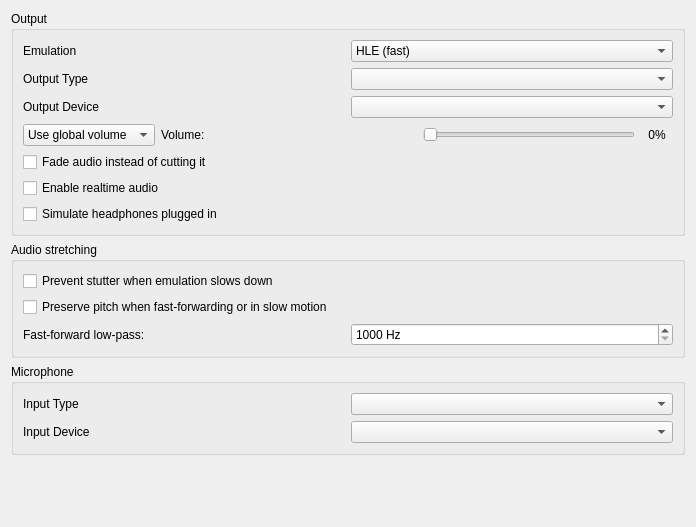
<?xml version="1.0" encoding="UTF-8"?>
<ui version="4.0">
 <class>ConfigureAudio</class>
 <widget class="QWidget" name="ConfigureAudio">
  <property name="geometry">
   <rect>
    <x>0</x>
    <y>0</y>
    <width>696</width>
    <height>527</height>
   </rect>
  </property>
  <layout class="QVBoxLayout">
   <item>
    <widget class="QGroupBox" name="groupBox">
     <property name="title">
      <string>Output</string>
     </property>
     <layout class="QVBoxLayout">
      <item>
      <widget class="QWidget" name="widget_emulation" native="true">
        <layout class="QHBoxLayout" name="horizontalLayout_emulation">
            <property name="leftMargin">
            <number>0</number>
            </property>
            <property name="topMargin">
            <number>0</number>
            </property>
            <property name="rightMargin">
            <number>0</number>
            </property>
            <property name="bottomMargin">
            <number>0</number>
            </property>
            <item>
            <widget class="QLabel" name="label_emulation">
            <property name="text">
            <string>Emulation</string>
            </property>
            </widget>
            </item>
            <item>
            <widget class="QComboBox" name="emulation_combo_box">
            <item>
            <property name="text">
                <string>HLE (fast)</string>
            </property>
            </item>
            <item>
            <property name="text">
                <string>LLE (accurate)</string>
            </property>
            </item>
            <item>
            <property name="text">
                <string>LLE multi-core</string>
            </property>
            </item>
            </widget>
            </item>
        </layout>
       </widget>
      </item>
      <item>
       <layout class="QGridLayout" name="output_layout" columnstretch="1,1">
        <item row="0" column="0">
         <widget class="QLabel" name="output_type_label">
          <property name="text">
           <string>Output Type</string>
          </property>
         </widget>
        </item>
        <item row="0" column="1">
         <widget class="QComboBox" name="output_type_combo_box"/>
        </item>
        <item row="1" column="0">
         <widget class="QLabel" name="output_device_label">
          <property name="text">
           <string>Output Device</string>
          </property>
         </widget>
        </item>
        <item row="1" column="1">
         <widget class="QComboBox" name="output_device_combo_box"/>
        </item>
       </layout>
      </item>
      <item>
       <widget class="QWidget" name="volume_layout" native="true">
        <layout class="QHBoxLayout" name="horizontalLayout_2">
         <property name="leftMargin">
          <number>0</number>
         </property>
         <property name="topMargin">
          <number>0</number>
         </property>
         <property name="rightMargin">
          <number>0</number>
         </property>
         <property name="bottomMargin">
          <number>0</number>
         </property>
         <item>
          <widget class="QComboBox" name="volume_combo_box">
           <item>
            <property name="text">
             <string>Use global volume</string>
            </property>
           </item>
           <item>
            <property name="text">
             <string>Set volume:</string>
            </property>
           </item>
          </widget>
         </item>
         <item>
          <widget class="QLabel" name="volume_label">
           <property name="text">
            <string>Volume:</string>
           </property>
          </widget>
         </item>
         <item>
          <spacer name="horizontalSpacer">
           <property name="orientation">
            <enum>Qt::Horizontal</enum>
           </property>
           <property name="sizeHint" stdset="0">
            <size>
             <width>30</width>
             <height>20</height>
            </size>
           </property>
          </spacer>
         </item>
         <item>
          <widget class="QSlider" name="volume_slider">
           <property name="sizePolicy">
            <sizepolicy hsizetype="Expanding" vsizetype="Fixed">
             <horstretch>0</horstretch>
             <verstretch>0</verstretch>
            </sizepolicy>
           </property>
           <property name="maximum">
            <number>100</number>
           </property>
           <property name="pageStep">
            <number>5</number>
           </property>
           <property name="orientation">
            <enum>Qt::Horizontal</enum>
           </property>
          </widget>
         </item>
         <item>
          <widget class="QLabel" name="volume_indicator">
           <property name="minimumSize">
            <size>
             <width>32</width>
             <height>0</height>
            </size>
           </property>
           <property name="text">
            <string notr="true">0%</string>
           </property>
           <property name="alignment">
            <set>Qt::AlignCenter</set>
           </property>
          </widget>
         </item>
        </layout>
       </widget>
      </item>
      <item>
       <widget class="QCheckBox" name="toggle_audio_ramp">
        <property name="toolTip">
         <string>&lt;html&gt;&lt;head/&gt;&lt;body&gt;&lt;p&gt;Fades audio out and back in when emulation pauses, loads a state or resets, and conceals brief dropouts by repeating the last of the waveform rather than holding a single sample, which is heard as a thump. Turn this off for hard cuts at those points.&lt;/p&gt;&lt;/body&gt;&lt;/html&gt;</string>
        </property>
        <property name="text">
         <string>Fade audio instead of cutting it</string>
        </property>
       </widget>
      </item>
      <item>
       <widget class="QCheckBox" name="toggle_realtime_audio">
        <property name="toolTip">
         <string>&lt;html&gt;&lt;head/&gt;&lt;body&gt;&lt;p&gt;Scales audio playback speed to account for drops in emulation framerate. This means that audio will play at full speed even while the application framerate is low. May cause audio desync issues.&lt;/p&gt;&lt;/body&gt;&lt;/html&gt;</string>
        </property>
        <property name="text">
         <string>Enable realtime audio</string>
        </property>
       </widget>
      </item>
      <item>
       <widget class="QCheckBox" name="simulate_headphones_plugged">
        <property name="toolTip">
         <string>&lt;html&gt;&lt;head/&gt;&lt;body&gt;&lt;p&gt;Simulates whether headphones are plugged in to the emulated 3DS system.&lt;/p&gt;&lt;/body&gt;&lt;/html&gt;</string>
        </property>
        <property name="text">
         <string>Simulate headphones plugged in</string>
        </property>
       </widget>
      </item>
     </layout>
    </widget>
   </item>
   <item>
    <widget class="QGroupBox" name="stretching_group">
     <property name="toolTip">
      <string>&lt;html&gt;&lt;head/&gt;&lt;body&gt;&lt;p&gt;Time-stretches audio so it stays continuous and keeps its pitch when the emulator is not producing samples at the rate the sound device consumes them. The two cases below are handled separately.&lt;/p&gt;&lt;/body&gt;&lt;/html&gt;</string>
     </property>
     <property name="title">
      <string>Audio stretching</string>
     </property>
     <layout class="QVBoxLayout" name="stretching_group_layout">
      <item>
       <widget class="QCheckBox" name="toggle_audio_stretching">
        <property name="toolTip">
         <string>&lt;html&gt;&lt;head/&gt;&lt;body&gt;&lt;p&gt;Stretches audio to cover brief slowdowns when your device cannot hold full speed, so they do not become stutter. Costs audio latency whenever this is enabled, not only while slow. Unless the option below is enabled, this handles fast-forward and slow motion as well.&lt;/p&gt;&lt;/body&gt;&lt;/html&gt;</string>
        </property>
        <property name="text">
         <string>Prevent stutter when emulation slows down</string>
        </property>
       </widget>
      </item>
      <item>
       <widget class="QCheckBox" name="toggle_speedup_audio">
        <property name="toolTip">
         <string>&lt;html&gt;&lt;head/&gt;&lt;body&gt;&lt;p&gt;Switches to a pitch-preserving stretcher while fast-forwarding or in slow motion, instead of dropping samples. Engages whenever the speed limit is set to anything other than 100%, or turned off entirely. With this off, the option above handles those speeds instead.&lt;/p&gt;&lt;/body&gt;&lt;/html&gt;</string>
        </property>
        <property name="text">
         <string>Preserve pitch when fast-forwarding or in slow motion</string>
        </property>
       </widget>
      </item>
      <item>
       <layout class="QHBoxLayout" name="speedup_lowpass_layout">
        <item>
         <widget class="QLabel" name="speedup_lowpass_label">
          <property name="toolTip">
           <string>&lt;html&gt;&lt;head/&gt;&lt;body&gt;&lt;p&gt;Softens harsh fast-forward audio: the cutoff is this value divided by the current speed, so faster playback is dulled more. Only applies above normal speed. The maximum turns the filter off.&lt;/p&gt;&lt;/body&gt;&lt;/html&gt;</string>
          </property>
          <property name="text">
           <string>Fast-forward low-pass:</string>
          </property>
         </widget>
        </item>
        <item>
         <widget class="QSpinBox" name="speedup_lowpass_spinbox">
          <property name="toolTip">
           <string>&lt;html&gt;&lt;head/&gt;&lt;body&gt;&lt;p&gt;Softens harsh fast-forward audio: the cutoff is this value divided by the current speed, so faster playback is dulled more. Only applies above normal speed. The maximum turns the filter off.&lt;/p&gt;&lt;/body&gt;&lt;/html&gt;</string>
          </property>
          <!-- The maximum is AudioCore::kSpeedupLowPassOff, the "do not filter" sentinel
               (audio_core/speedup_params.h). This pair mirrors the range on
               Settings::values.speedup_lowpass (common/settings.h); the Android app carries a
               third copy in SettingsFragmentPresenter.kt. -->
          <property name="minimum">
           <number>1000</number>
          </property>
          <property name="maximum">
           <number>48000</number>
          </property>
          <property name="singleStep">
           <number>500</number>
          </property>
          <property name="suffix">
           <string> Hz</string>
          </property>
         </widget>
        </item>
       </layout>
      </item>
     </layout>
    </widget>
   </item>
   <item>
    <widget class="QGroupBox" name="input_layout">
     <property name="title">
      <string>Microphone</string>
     </property>
     <layout class="QGridLayout" name="input_inner_layout" columnstretch="1,1">
      <item row="0" column="0">
       <widget class="QLabel" name="input_type_label">
        <property name="text">
         <string>Input Type</string>
        </property>
       </widget>
      </item>
      <item row="0" column="1">
       <widget class="QComboBox" name="input_type_combo_box"/>
      </item>
      <item row="1" column="0">
       <widget class="QLabel" name="input_device_label">
        <property name="text">
         <string>Input Device</string>
        </property>
       </widget>
      </item>
      <item row="1" column="1">
       <widget class="QComboBox" name="input_device_combo_box"/>
      </item>
     </layout>
    </widget>
   </item>
   <item>
    <spacer>
     <property name="orientation">
      <enum>Qt::Vertical</enum>
     </property>
     <property name="sizeHint" stdset="0">
      <size>
       <width>167</width>
       <height>55</height>
      </size>
     </property>
    </spacer>
   </item>
  </layout>
 </widget>
 <tabstops>
  <tabstop>emulation_combo_box</tabstop>
  <tabstop>volume_slider</tabstop>
  <tabstop>output_type_combo_box</tabstop>
  <tabstop>output_device_combo_box</tabstop>
  <tabstop>toggle_audio_ramp</tabstop>
  <tabstop>toggle_audio_stretching</tabstop>
  <tabstop>toggle_speedup_audio</tabstop>
  <tabstop>speedup_lowpass_spinbox</tabstop>
  <tabstop>input_type_combo_box</tabstop>
  <tabstop>input_device_combo_box</tabstop>
 </tabstops>
 <resources/>
 <connections/>
</ui>
